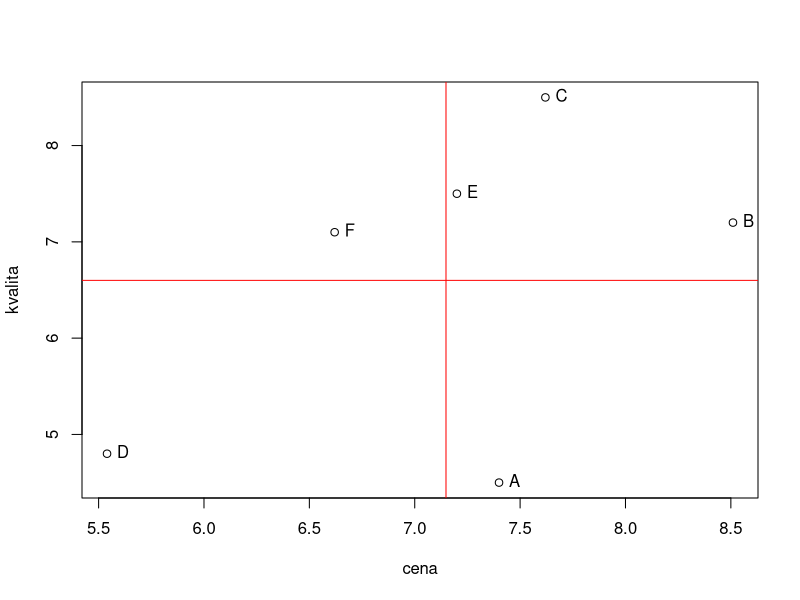
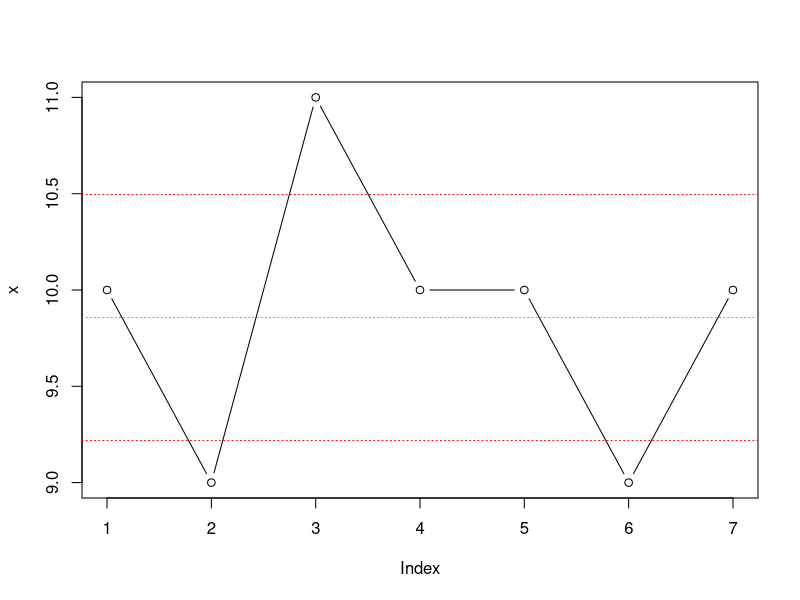

Reproduce these figures in R, in order.
# ============================================================
# Cvičenie 2: BCG matica a interval spoľahlivosti
# Teória: https://senzorika.github.io/SaIT/teoria/cvicenie02.html
# ============================================================

# Zobrazenie modifikovanej BCG Matice v Senzorickej analyze
# =============================================================
# definicia zakladnych premennych pre graf

produkt <- c("A", "B", "C", "D", "E", "F")
cena <- c(7.40, 8.51, 7.62, 5.54, 7.20, 6.62)
kvalita <- c(4.5, 7.2, 8.5, 4.8, 7.5, 7.1)
vysledky <- data.frame(produkt, cena, kvalita)

# vypocet priemeru ceny,kvality
mean(cena)
mean(kvalita)

# vykreslenie grafu vratane rozdelenia plochy na kvadranty

plot(cena, kvalita)
abline(v = mean(cena), col = "red")
abline(h = mean(kvalita), col = "red")
text(cena, kvalita, produkt, pos = 4)

# Vypocet Intervalu spolahlivosti v senzorickej analyze
# =====================================================
# vysledky za chut od 7 hodnotitelov
x <- c(10, 9, 11, 10, 10, 9, 10)

# vypocet poctu prvkov vektora (pocet hodnotitelov n)
length(x)

# vypocet poctu roznych hodnot (kategorii) vektora
length(unique(x))

# vypocet 95% intervalu spolahlivosti (pri malom n pouzivame t-rozdelenie namiesto 1.96)
delta <- (sd(x) / sqrt(length(x))) * qt(0.975, df = length(x) - 1)
is <- c(mean(x) - delta, mean(x) + delta)

# vykreslenie grafu (Intervalu spolahlivosti)
plot(x, type = "b")
abline(h = mean(x), col = "green", lty = 3)
abline(h = mean(x) - delta, col = "red", lty = 3)
abline(h = mean(x) + delta, col = "red", lty = 3)
